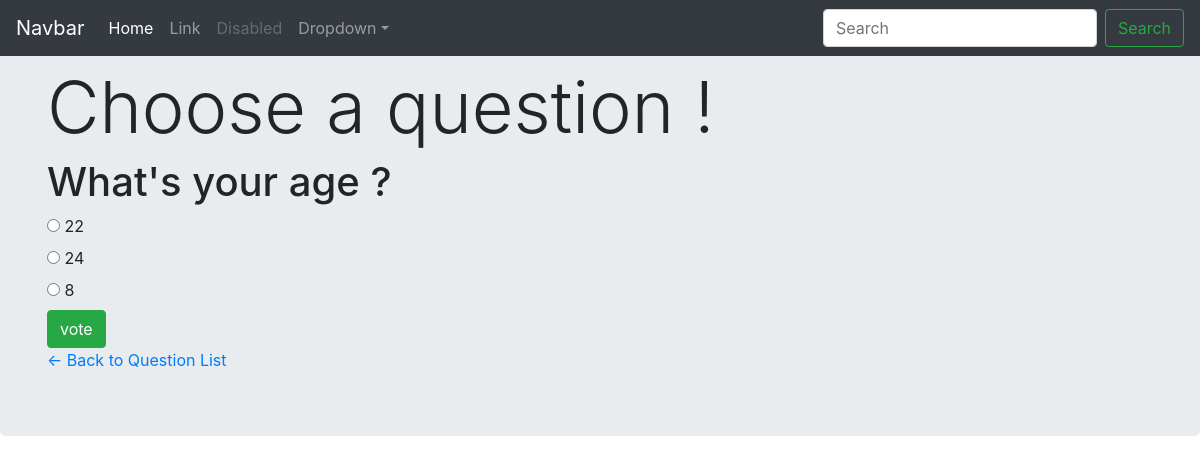
The app's page /polls/2/ with its own data.
### polls/models.py (models this page shows, shortened)
class Question (models.Model):
    question_text=models.CharField(max_length=200)
    pub_date=models.DateTimeField('Date published')

class Choice (models.Model):
    choice_text= models.CharField(max_length=200)
    votes= models.IntegerField(default=0)
    question= models.ForeignKey(Question, on_delete=models.CASCADE)

### polls/views.py (the view)
# urls.py: url(r'^(?P<question_id>[0-9]+)/$', views.detail , name="detail"), #127.0.0.1/polls/1 (question_id)
def detail(request, question_id):
    question = get_object_or_404(Question, pk=question_id)
    return render(request, 'polls/detail.html', {'question':question})

### polls/templates/polls/detail.html (shortened to what this page needs)
{% extends 'polls/base.html' %}
{% block main_content %}
<h1> {{ question.question_text }} </h1>
<form action="{% url 'polls:vote' question.id %}" method="post" >
    {% for choice in question.choice_set.all %}
        <input type="radio" name="choice" id="choice{{forloop.counter}}" value="{{choice.id}}" />
        <label for="choice{{forloop.counter}}" > {{choice.choice_text}} </label> <br>
    {% endfor %}
    <input class="btn btn-success" type="submit" value="vote" />
</form>
<a href="{% url 'polls:index' %}" > <- Back to Question List</a>
{% endblock %}

### records on screen
Question: question_text "What's your age ?"
Choice: choice_text "22"
Choice: choice_text "24"
Choice: choice_text "8"
